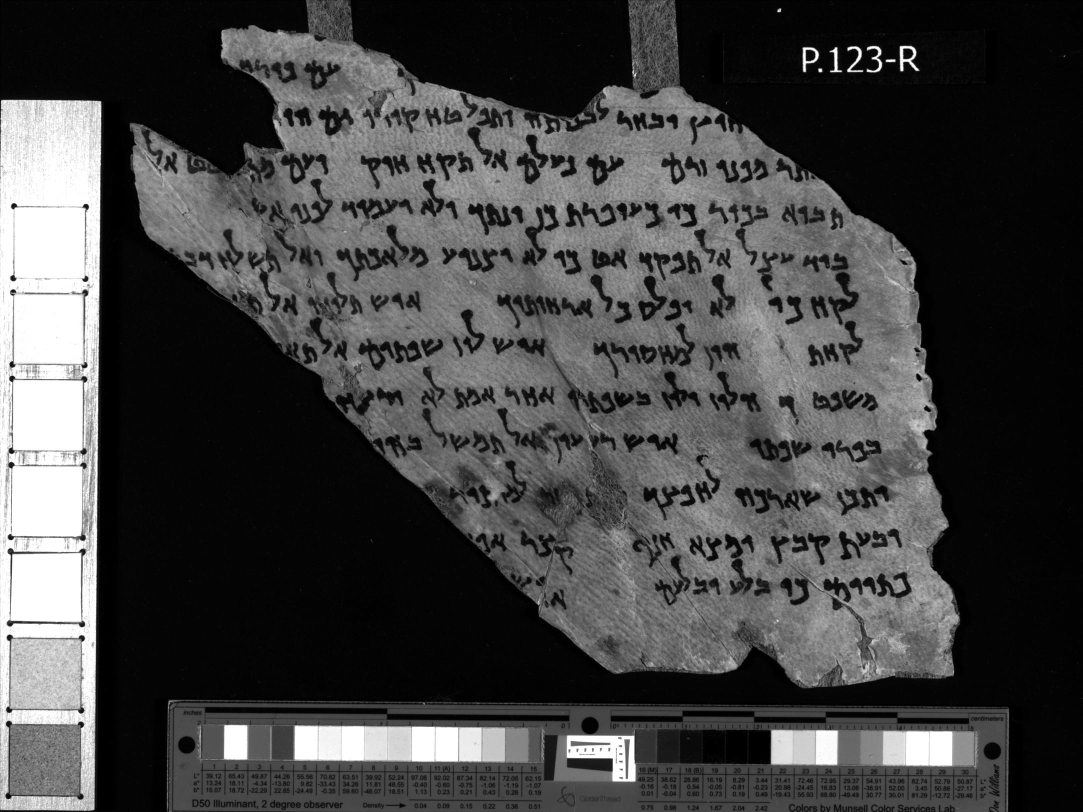
#> input picture example.jpg, 2165 x 1624 px (shown at 1/2 size)
$ python -i preprocessing.py   (imports and definitions only)   (older library calls are emulated)
#> lines starting #> are read from the running program, lines starting #| are printed output that depends on the picture
#> further down, picture is the input picture: shape (1624, 2165); min 0, max 255, mean 67.5
import cv2
import numpy
import math

def fill_white(image):
    h, w = image.shape
#> h = 1624; w = 2165
    seed = (1, 1)

    mask = numpy.zeros((h+2, w+2), numpy.uint8)
    floodflags = 4
    floodflags |= cv2.FLOODFILL_MASK_ONLY
    floodflags |= (255 << 8)

    num, img, mask, rect = cv2.floodFill(image, mask, seed, 255)
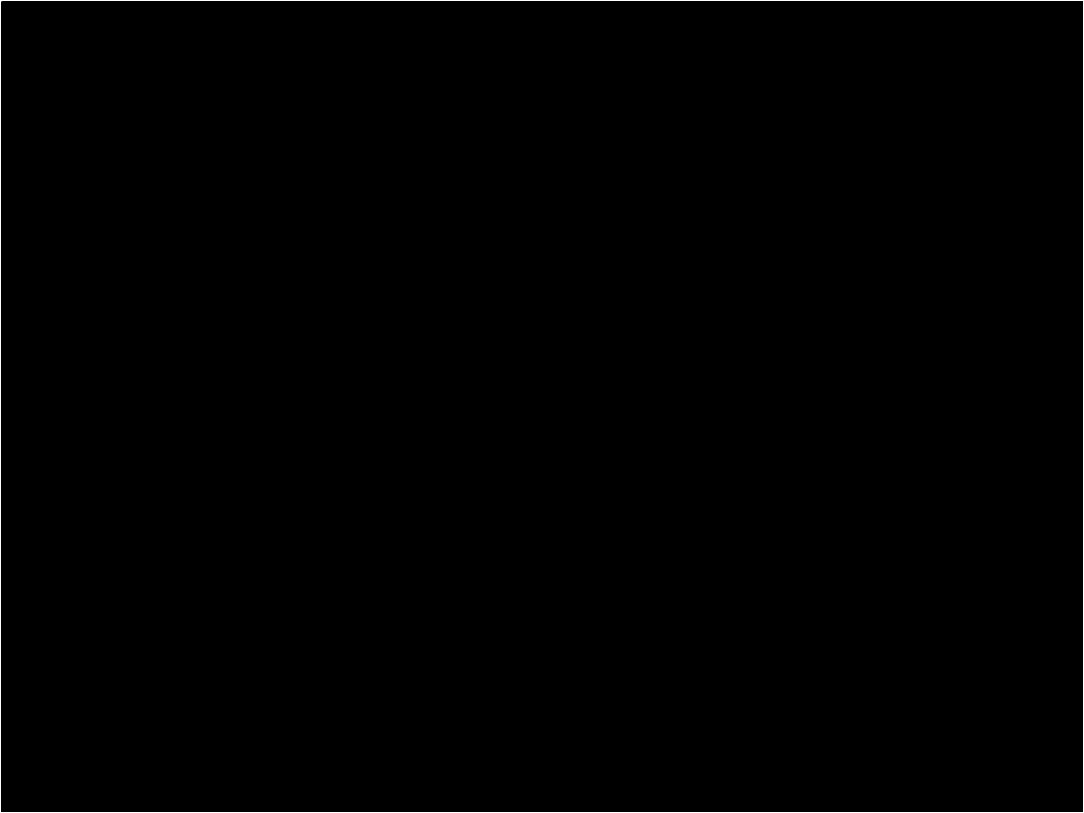
#> mask: shape (1626, 2167) (shown at 1/2 size); values 0 (black) and 1 (white), 0.22% white in thin lines or dots
#> num = 4; rect = (0, 0, 3, 2)
    num, img, mask, rect = cv2.floodFill(img, mask, (w-2, h-2), 255)
#> img: shape (1624, 2165); min 0, max 255, mean 67.5
#> num = 64; rect = (2152, 1616, 13, 8)
    num, img, mask, rect = cv2.floodFill(img, mask, (0, h-2), 255)
#> img: shape (1624, 2165); min 0, max 255, mean 67.5
#> num = 1; rect = (0, 1622, 1, 1)
    num, img, mask, rect = cv2.floodFill(img, mask, (w-2, 0), 255)
#> img: shape (1624, 2165); min 0, max 255, mean 67.5
#> num = 37; rect = (2128, 0, 37, 1)
    return img

# [82 lines left out: functions get_gauss_otsu, get_letter_rects, get_page_rect_mask, pad, pythagoras, not called in this run]

def rect_middle(rect):
    return [rect[0] + (rect[2] // 2), rect[1] + (rect[3] // 2)]

def resize(image, proportion):
    return cv2.resize(image, (0,0), fx=proportion, fy=proportion)

#Expects B&W Image
# [16 lines left out: functions sideway_blurred, subimage, not called in this run]

>>> import cv2
>>> picture = cv2.imread('../example.jpg', cv2.IMREAD_GRAYSCALE)
>>> result = fill_white(picture)
